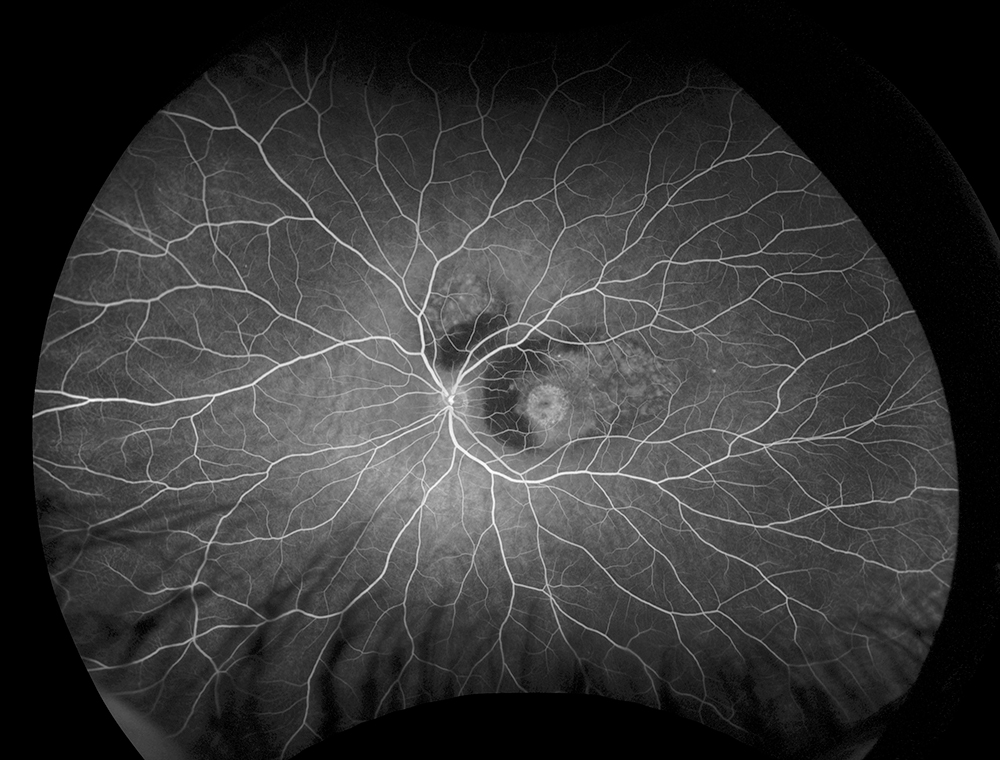
#> input picture COMP61342 Computer Vision/Practical Assignment/python_snippets/snippet_11/retina.png, 1000 x 760 px
$ python snippet_11.py
#> lines starting #> are read from the running program, lines starting #| are printed output that depends on the picture
# snippet_11.py
# -----------------------

"""
Python Code Snippets
Terence Morley, Department of Computer Science,
    The University of Manchester, Nov 2020

Purpose: Add noise to an image.
"""

import cv2
import sys
from matplotlib import pyplot as plt
import numpy as np


input_file = 'retina.png'
img = cv2.imread(input_file, cv2.IMREAD_GRAYSCALE)
#> img is the input picture: shape (760, 1000); min 0, max 255, mean 53.5
#
# Check for success
if img is None:
    print('Failed to open', input_file)
    sys.exit()


# Add Gaussian noise
imgSign = img.astype(np.int16) # convert image to signed integer
imnoise = np.zeros(img.shape, np.int16) # Blank image for noise
#
mean = 0
sigma = 40
cv2.randn(imnoise, mean, sigma) # create the random distribution
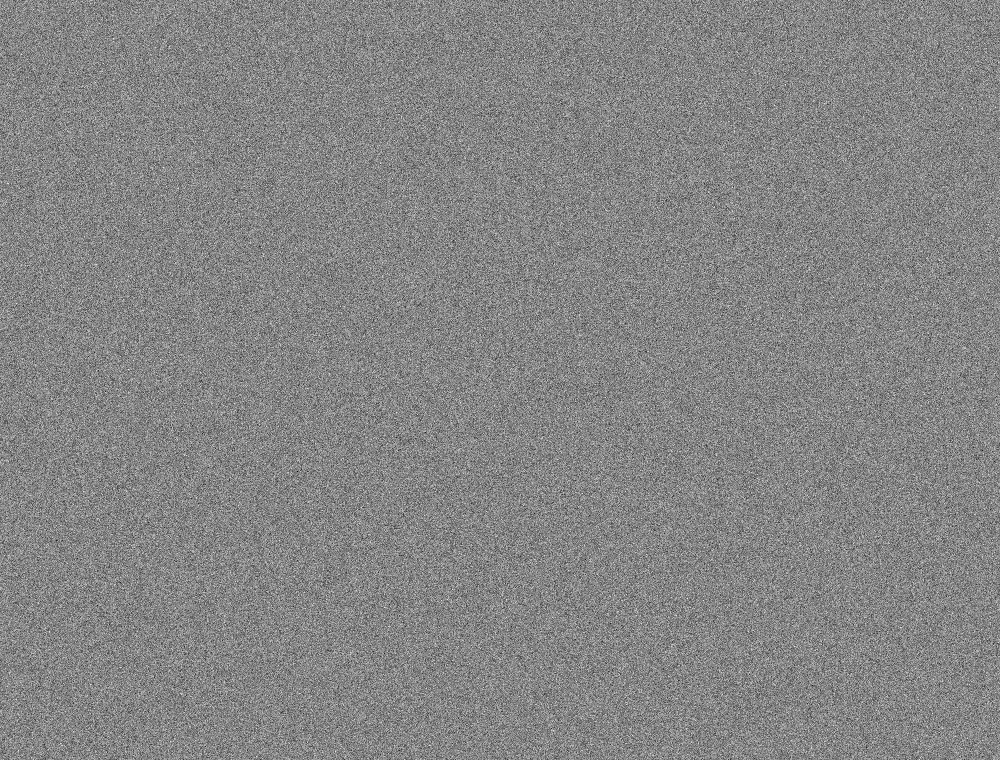
#> imnoise: shape (760, 1000) int16; min -204, max 186, mean 0; drawn with min black and max white
#
noisy_img = cv2.add(imgSign, imnoise) # add the noise to the original image
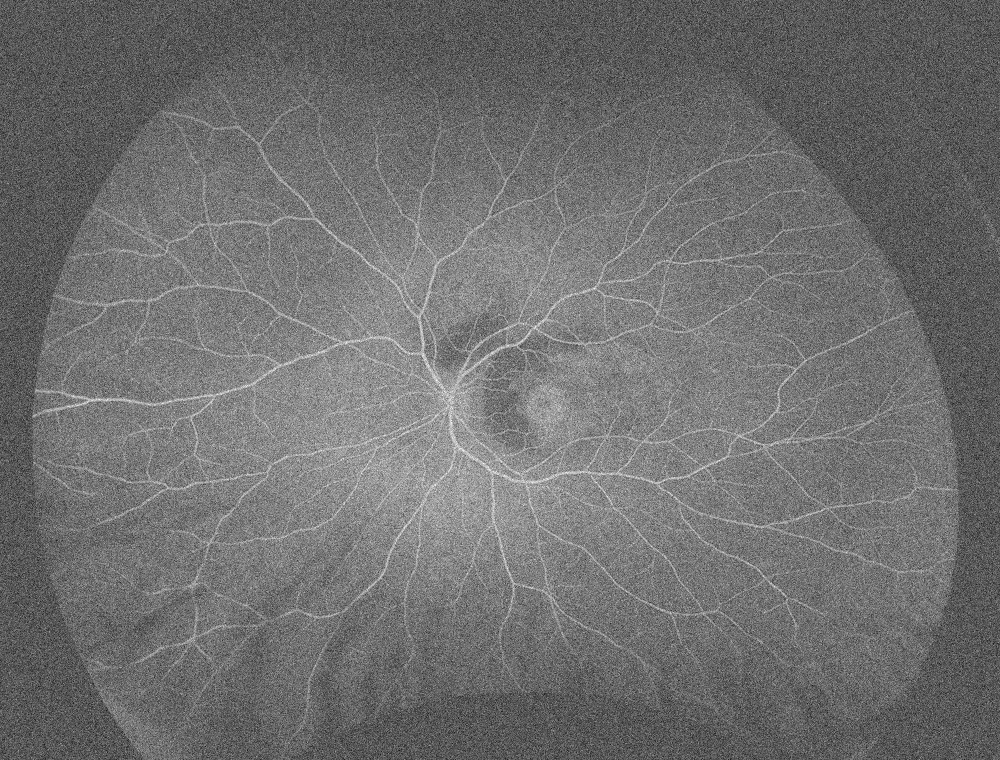
#> noisy_img: shape (760, 1000) int16; min -193, max 368, mean 53.5; drawn with min black and max white
cv2.imwrite('gaussian_noise.png', noisy_img)


# Add Salt and Pepper noise
noise_prob = 0.01
noise = np.random.binomial(1, noise_prob, img.shape[0]*img.shape[1]) * 255
salt = noise.reshape(img.shape)
noise = np.random.binomial(1, noise_prob, img.shape[0]*img.shape[1]) * 255
pepper = noise.reshape(img.shape)
#
noisy_img = np.where(salt, 255, img)
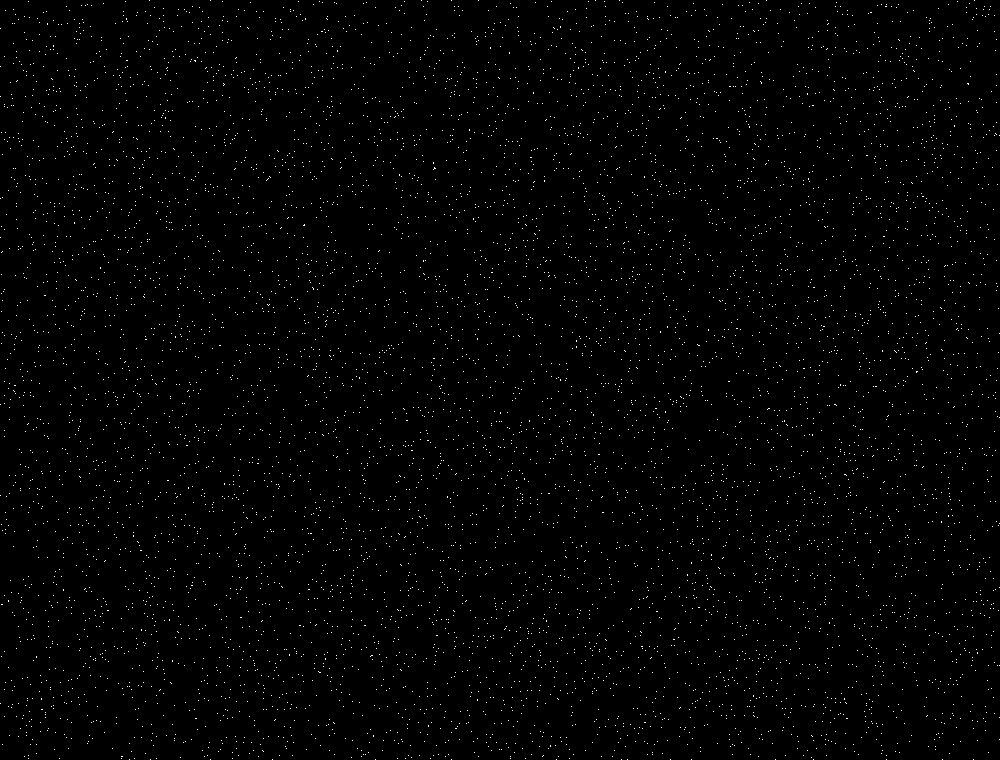
#> salt: shape (760, 1000) int64; 1% white in thin lines or dots
noisy_img = np.where(pepper, 0, noisy_img)
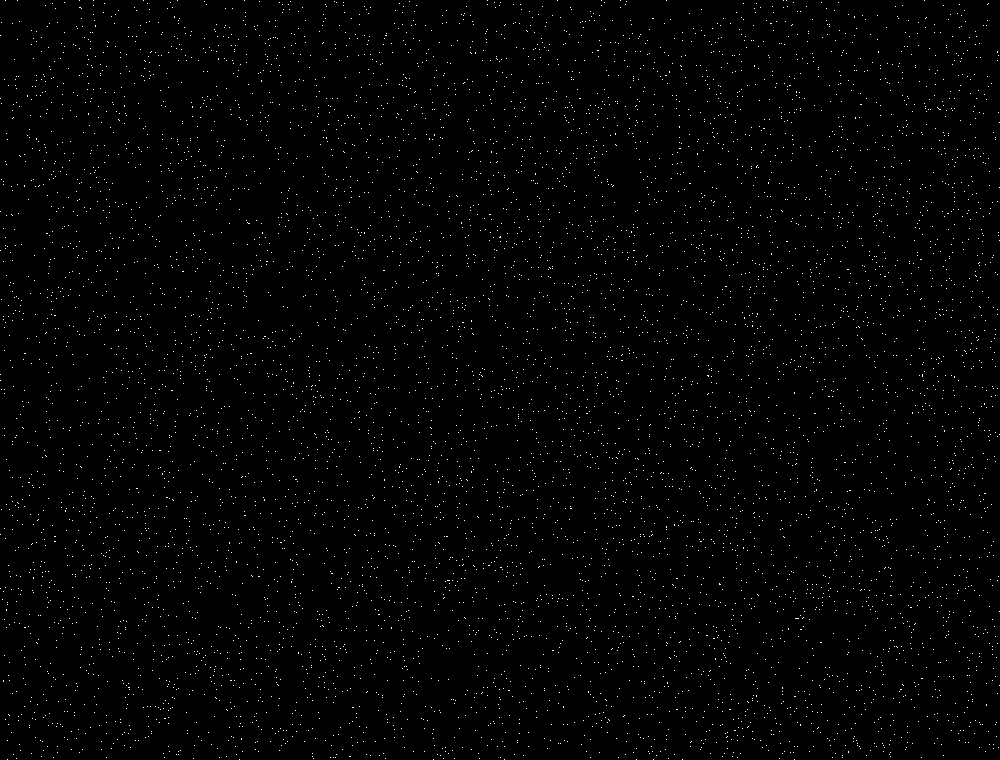
#> pepper: shape (760, 1000) int64; 0.99% white in thin lines or dots
cv2.imwrite('salt_n_pepper.png', noisy_img)
